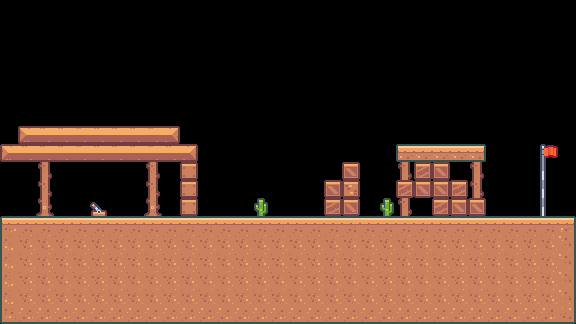

Below is a game level as drawn by its tile map, then a one-line description and the .tmx file that defines it, in full:
An orthogonal 32x18 tile map with 18x18 px tiles, 1 tile layer (Tile Layer 1).

<map version="1.10" tiledversion="1.10.2" orientation="orthogonal" renderorder="right-down" width="32" height="18" tilewidth="18" tileheight="18" infinite="0" nextlayerid="2" nextobjectid="1">
 <tileset firstgid="1" source="tiles_packed.tsx" />
 <layer id="1" name="Tile Layer 1" width="32" height="18">
  <data encoding="csv">
0,0,0,0,0,0,0,0,0,0,0,0,0,0,0,0,0,0,0,0,0,0,0,0,0,0,0,0,0,0,0,0,
0,0,0,0,0,0,0,0,0,0,0,0,0,0,0,0,0,0,0,0,0,0,0,0,0,0,0,0,0,0,0,0,
0,0,0,0,0,0,0,0,0,0,0,0,0,0,0,0,0,0,0,0,0,0,0,0,0,0,0,0,0,0,0,0,
0,0,0,0,0,0,0,0,0,0,0,0,0,0,0,0,0,0,0,0,0,0,0,0,0,0,0,0,0,0,0,0,
0,0,0,0,0,0,0,0,0,0,0,0,0,0,0,0,0,0,0,0,0,0,0,0,0,0,0,0,0,0,0,0,
0,0,0,0,0,0,0,0,0,0,0,0,0,0,0,0,0,0,0,0,0,0,0,0,0,0,0,0,0,0,0,0,
0,0,0,0,0,0,0,0,0,0,0,0,0,0,0,0,0,0,0,0,0,0,0,0,0,0,0,0,0,0,0,0,
0,49,50,50,50,50,50,50,50,51,0,0,0,0,0,0,0,0,0,0,0,0,0,0,0,0,0,0,0,0,0,0,
49,50,50,50,50,50,50,50,50,50,51,0,0,0,0,0,0,0,0,0,0,0,42,43,43,43,44,0,0,0,113,0,
0,0,117,0,0,0,0,0,117,0,30,0,0,0,0,0,0,0,0,27,0,0,117,105,27,0,117,0,0,0,132,0,
0,0,117,0,0,0,0,0,117,0,30,0,0,0,0,0,0,0,27,7,0,0,105,27,27,105,117,0,0,0,132,0,
0,0,138,0,0,65,0,0,138,0,30,0,0,0,128,0,0,0,105,27,0,128,117,0,105,27,27,0,0,0,132,0,
62,63,63,63,63,63,63,63,63,63,63,63,63,63,63,63,63,63,63,63,63,63,63,63,63,63,63,63,63,63,63,64,
122,123,123,123,123,123,123,123,123,123,123,123,123,123,123,123,123,123,123,123,123,123,123,123,123,123,123,123,123,123,123,124,
122,123,123,123,123,123,123,123,123,123,123,123,123,123,123,123,123,123,123,123,123,123,123,123,123,123,123,123,123,123,123,124,
122,123,123,123,123,123,123,123,123,123,123,123,123,123,123,123,123,123,123,123,123,123,123,123,123,123,123,123,123,123,123,124,
122,123,123,123,123,123,123,123,123,123,123,123,123,123,123,123,123,123,123,123,123,123,123,123,123,123,123,123,123,123,123,124,
142,143,143,143,143,143,143,143,143,143,143,143,143,143,143,143,143,143,143,143,143,143,143,143,143,143,143,143,143,143,143,144
</data>
 </layer>
</map>
